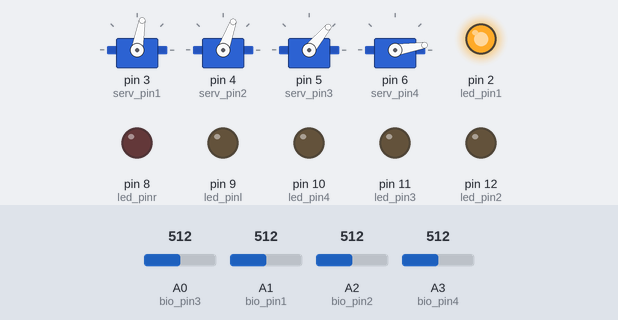
A sketch run on a simulated Arduino Uno, built with avr-gcc and run on an emulated ATmega328P. On the bench: 4 × servo, output pins drawn as LEDs (lit = HIGH). Inputs (shaded band) come from the test bench; at power-on: A1 (bio_pin1) = 512, A0 (bio_pin3) = 512, A2 (bio_pin2) = 512, A3 (bio_pin4) = 512. What the sketch prints to the serial monitor is not drawn.

Above: at 1.2 s.
1.3 s: A1 (bio_pin1) set to 292
2.8 s: A1 (bio_pin1) set to 258
Timing chart, 0 to 5.8 s (numbered marks = the images above; inputs shaded):
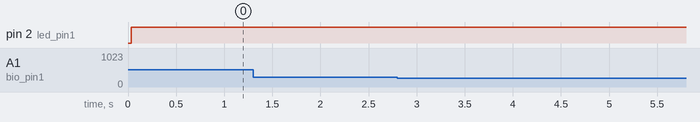

The sketch:

manipulator_js_bitronics_new.ino
```cpp
// подключаем библиотеку для работы с сервоприводами
#include <Servo.h>

// длина массива для обработки значений с датчиков
#define arrSize 32

// чувствительность срабатывания
double n0 = 2.2;
double n1 = 1.8;
double n2 = 1.8;

int reg = 1;

// создаем нужное количество объектов (для сервоприводов), например четыре:
Servo myservo1;
Servo myservo2;
Servo myservo3;
Servo myservo4;

// пины для подключения сервоприводов, например такие:
const int serv_pin1 = 3;
const int serv_pin2 = 4;
const int serv_pin3 = 5;
const int serv_pin4 = 6;

// пины для подключения светодиодов (по кол-ву датчиков или просто один на срабатывание), например такие:
const int led_pin1 = 2;
const int led_pin2 = 12;
const int led_pin3 = 11;
const int led_pin4 = 10;
const int led_pinl = 9;
const int led_pinr = 8;
// пины для подключения датчиков электромиограммы, например такие:
const int bio_pin1 = 1;
const int bio_pin2 = 2;
const int bio_pin3 = 0;
const int bio_pin4 = 3;

double sData_0 = 0;        // Результат обработки с 1-ого датчика
double sData_1 = 0;        // Результат обработки со 2-ого датчика
double sData_2 = 0;        // Результат обработки с 3-ого датчика
double sData_3 = 0;        // Результат обработки с 4-ого датчика

double avr_0 = 0;          // Пороговое значение (срабатывание) для 1-ого датчика
double avr_1 = 0;          // Пороговое значение для 2-ого датчика
double avr_2 = 0;          // Пороговое значение для 3-ого датчика
double avr_3 = 0;          // Пороговое значение для 4-ого датчика

int val_0[arrSize];        // Массив для обработки значений с датчика 1
int val_1[arrSize];        // Массив для обработки значений с датчика 2
int val_2[arrSize];        // Массив для обработки значений с датчика 3
int val_3[arrSize];        // Массив для обработки значений с датчика 4

void lol() {
  delay(10);

    if (reg < 1) reg = 4;
    if (reg > 4) reg = 1;
    if (reg == 1) {
      digitalWrite(led_pin1,HIGH);
      digitalWrite(led_pin2,LOW);
      digitalWrite(led_pin3,LOW);
      digitalWrite(led_pin4,LOW);
    }
    if (reg == 2) {
      digitalWrite(led_pin1,LOW);
      digitalWrite(led_pin2,HIGH);
      digitalWrite(led_pin3,LOW);
      digitalWrite(led_pin4,LOW);
    }
    if (reg == 3) {
      digitalWrite(led_pin1,LOW);
      digitalWrite(led_pin2,LOW);
      digitalWrite(led_pin3,HIGH);
      digitalWrite(led_pin4,LOW);
    }
    if (reg == 4) {
      digitalWrite(led_pin1,LOW);
      digitalWrite(led_pin2,LOW);
      digitalWrite(led_pin3,LOW);
      digitalWrite(led_pin4,HIGH);
    }
 }


// подпрограмма для считывания и обработки значений с датчиков электромиограммы
void readSensor() {

  for (int i = 0; i < arrSize; i++)
  {
  // считываем значения с датчиков, конвертация из 10 бит в байт, заносим в массивы
  val_0[i] = map(analogRead(bio_pin1), 0, 1023, 0, 255);
  val_1[i] = map(analogRead(bio_pin2), 0, 1023, 0, 255);
  val_2[i] = map(analogRead(bio_pin3), 0, 1023, 0, 255);
  val_3[i] = map(analogRead(bio_pin4), 0, 1023, 0, 255);
  }

  // начальные значения мин. и макс.
  double maxV_0 = val_0[0], minV_0 = val_0[0];
  double maxV_1 = val_1[0], minV_1 = val_1[0];
  double maxV_2 = val_2[0], minV_2 = val_2[0];
  double maxV_3 = val_3[0], minV_3 = val_3[0];

  // определяем мин. и макс. значение в массиве, когда он заполнен
  for (int k = 0; k < arrSize; k++) {
    if ( val_1[k] > maxV_1)
      maxV_1 = val_1[k];
    if ( val_1[k] < minV_1)
      minV_1 = val_1[k];

    if ( val_0[k] > maxV_0)
      maxV_0 = val_0[k];
    if ( val_0[k] < minV_0)
     minV_0 = val_0[k];

    if ( val_2[k] > maxV_2)
      maxV_2 = val_2[k];
    if ( val_2[k] < minV_2)
      minV_2 = val_2[k];

    if ( val_3[k] > maxV_3)
      maxV_3 = val_3[k];
    if ( val_3[k] < minV_3)
      minV_3 = val_3[k];

    }

  // рассчитываем значения на основании полученных значений мин. и макс.
  sData_0 =  0.4*sData_0 + 0.6*(maxV_0 - minV_0);
  sData_1 =  0.4*sData_1 + 0.6*(maxV_1 - minV_1);
  sData_2 =  0.4*sData_2 + 0.6*(maxV_2 - minV_2);
  sData_3 =  0.4*sData_3 + 0.6*(maxV_3 - minV_3);
  sData_0 = constrain(sData_0 * n0, 0, 255);
  sData_1 = constrain(sData_1 * n1, 0, 255);
  sData_2 = constrain(sData_2 * n2, 0, 255);
  sData_2 = constrain(sData_3 * n0, 0, 255);
  avr_0 = (maxV_0 + minV_0)/2;
  avr_1 = (maxV_1 + minV_1)/2;
  avr_2 = (maxV_2 + minV_2)/2;
  avr_3 = (maxV_3 + minV_3)/2;
}

void setup()
{
  // устанавливаем пины для управления сервоприводом
  myservo1.attach(serv_pin1);
  myservo2.attach(serv_pin2);
  myservo3.attach(serv_pin3);
  myservo4.attach(serv_pin4);

  // выводим манипулятор в некоторое начальное положение
  myservo1.write(80);
  myservo2.write(70);
  myservo3.write(50);
  myservo4.write(9);

  // конфигурируем пины светодиодов, как выход
  pinMode(led_pin1, OUTPUT);
  pinMode(led_pin2, OUTPUT);
  pinMode(led_pin3, OUTPUT);
  pinMode(led_pin4, OUTPUT);
  pinMode(led_pinl, OUTPUT);
  pinMode(led_pinr, OUTPUT);

  // выключаем светодиоды
  digitalWrite(led_pin1, LOW);
  digitalWrite(led_pin2, LOW);
  digitalWrite(led_pin3, LOW);
  digitalWrite(led_pin4, LOW);
  digitalWrite(led_pinl, LOW);
  digitalWrite(led_pinr, LOW);

  // Обнуляем исходные массивы
  for (int k = 0; k < arrSize; k++) {
    val_0[k] = 0;
    val_1[k] = 0;
    val_2[k] = 0;
    val_3[k] = 0;
  }

  Serial.begin(230400);
}

/*
Интервал (Вращение основания) от 10 до 170
Интервал (Левое плечо) от 10 до 150
Интервал (Правое плечо) от 35 до 140
Интервал (Захват)  от 40 до 68
*/

/*
пример:
датчик 1 - вращение основания по час. стрелке
датчик 2 - вращение основания против час. стрелке
датчик 3 - вращение плеча по час. стрелке
датчик 4 - вращение плеча против час. стрелке
1 и 2 одновременно - захват закрыть
3 и 4 одновременно - захват открыть
*/

void loop() {
  // пример реализации части задания с двумя датчиками - основание (два движения) и захват (одно движение)

  // считываем и обрабатываем значения с датчиков
  readSensor();

  // просмотр в мониторинге порта - для проверки и отслеживания полученных значений
  Serial.print("sData0: ");
  Serial.print(sData_0);
  Serial.print(", avr0: ");
  Serial.println(avr_0);
  Serial.print("sData1: ");
  Serial.print(sData_1);
  Serial.print(", avr1: ");
  Serial.println(avr_1);

  lol();

  serv(reg);

  delay(10);
}
```

servo.ino
```cpp
void serv(int s)
{
  int ss = 5;
  if (sData_2 <= avr_2) {
    //Serial.println("kekkkkkkkkkkk");
    if (sData_0 > avr_0 && sData_1 <= avr_1)
    {
      digitalWrite(led_pinl, HIGH);
      digitalWrite(led_pinr, LOW);
      Serial.println("llllllllllllllllllll");
      if (s == 1)
      {
        if (myservo1.read() > 10)
        {
          myservo1.write(myservo1.read() - ss);
        }
      }

      if (s == 2)
      {
        if (myservo2.read() > 10)
        {
          myservo2.write(myservo2.read() - ss);
        }
      }

      if (s == 3)
      {
        if (myservo3.read() > ss)
        {
          myservo3.write(myservo3.read() - ss);
        }
      }

      if (s == 4)
      {
        if (myservo4.read() > ss)
        {
          myservo4.write(myservo4.read() - ss);
        }
      }
    } else {
    digitalWrite(led_pinl, LOW);
    digitalWrite(led_pinr, LOW);
    Serial.println(" ");

    }
    // если превышен порог для 2 датчика активируем вращение основания в против.направлении и включаем светодиод,
    // также проверяем, чтобы угол на который поворачивается сервопривод не вышел за границы интервала
    if (sData_1 > avr_1 && sData_0 <= avr_1)
    {
      digitalWrite(led_pinl, LOW);//------
      digitalWrite(led_pinr, HIGH);
      Serial.println("rrrrrrrrrrrrrrrrrrrr");
      if (s == 1)
      {
        if (myservo1.read() < 170)
        {
          myservo1.write(myservo1.read() + ss);
        }
      }

      if (s == 2)
      {
        if (myservo2.read() < 170)
        {
          myservo2.write(myservo2.read() + ss);
        }
      }

      if (s == 3)
      {
        if (myservo3.read() < 170)
        {
          myservo3.write(myservo3.read() + ss);
        }
      }

      if (s == 4)
      {
        if (myservo4.read() < 170)
        {
          myservo4.write(myservo4.read() + ss);
        }
      }
    }
  }

  if (sData_2 > avr_2) {

    if (sData_0 > avr_0 && sData_1 <= avr_1)
    {
      Serial.println("kekkkkkkkkkkk");
      //digitalWrite(led_pinl, HIGH);//------
      //digitalWrite(led_pinr, LOW);
      //Serial.println("llllllllllllllllllll");
      reg--;
    }

    // если превышен порог для 2 датчика активируем вращение основания в против.направлении и включаем светодиод,
    // также проверяем, чтобы угол на который поворачивается сервопривод не вышел за границы интервала
    else if (sData_1 > avr_1 && sData_0 <= avr_1)
    {
      Serial.println("aaaaaaaaaaaa");
      //digitalWrite(led_pinl, LOW);//------
      //digitalWrite(led_pinr, HIGH);
      //Serial.println("rrrrrrrrrrrrrrrrrrrr");
      reg++;
    }
    delay(900);
  }
}
```

Measured:
- after the input at 1.3 s, every drawn part: stays the same
- after the input at 2.8 s, every drawn part: stays the same
